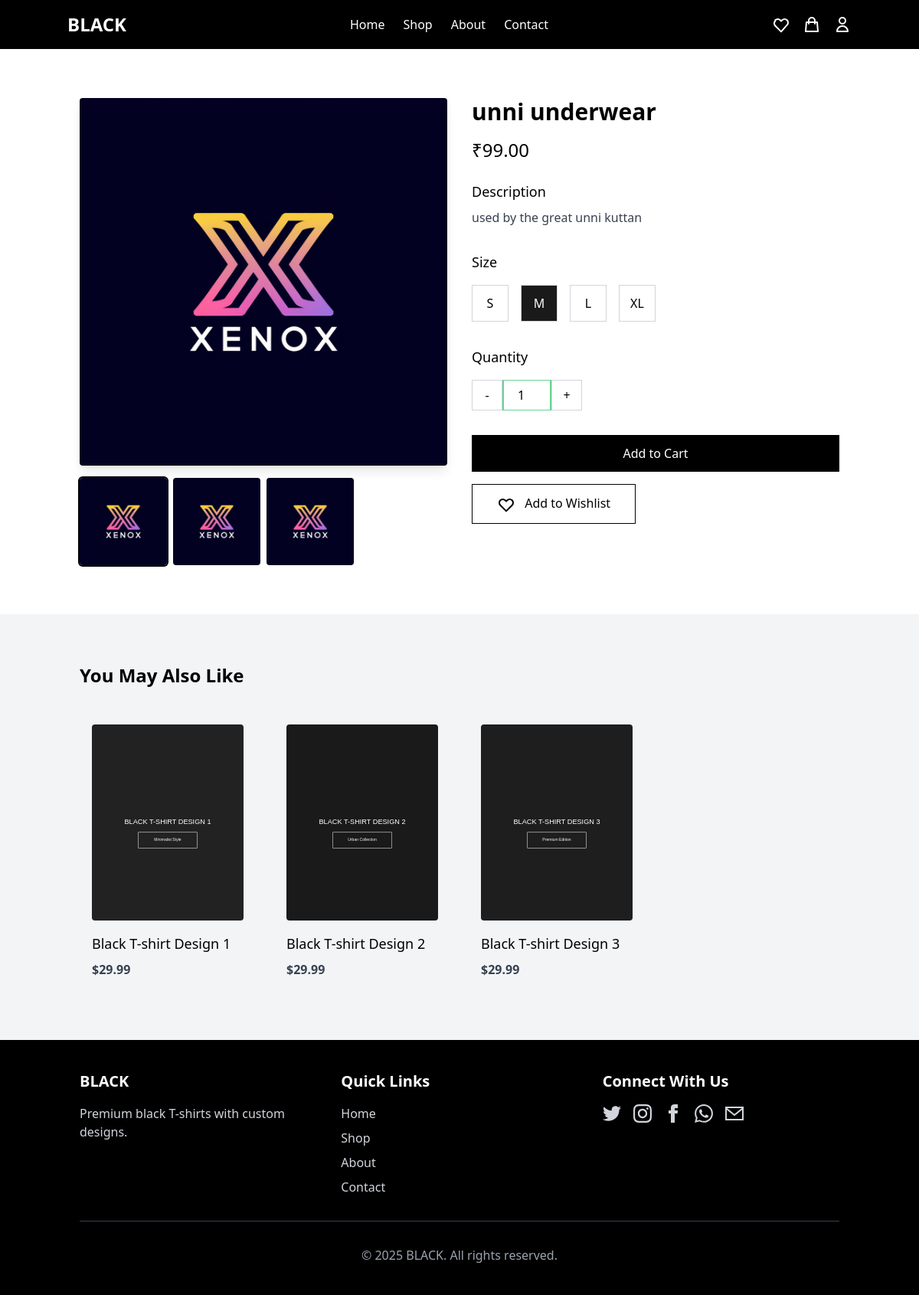
Page /products/3/ on the committed database.
### shop_products/models.py (models this page shows, shortened)
class ProductImage(models.Model):
    product = models.ForeignKey(Product, related_name='images', on_delete=models.CASCADE)
    image = models.ImageField(upload_to='products/')
    alt_text = models.CharField(max_length=100, blank=True)
    is_main = models.BooleanField(default=False)
    created_at = models.DateTimeField(auto_now_add=True)
    class Meta:
        ordering = ['is_main', 'created_at']

class Product(models.Model):
    name = models.CharField(max_length=100)
    price = models.DecimalField(max_digits=10, decimal_places=2)
    description = models.TextField()
    short_description = models.CharField(max_length=255, blank=True)
    is_featured = models.BooleanField(default=False)
    in_stock = models.BooleanField(default=True)
    created_at = models.DateTimeField(auto_now_add=True)
    updated_at = models.DateTimeField(auto_now=True)

### shop_products/views.py (the view)
# urls.py: path('<int:product_id>/', views.product_detail, name='product_detail'),
def product_detail(request, product_id):
    product = get_object_or_404(Product, id=product_id)
    in_wishlist = False
    if request.user.is_authenticated:
        in_wishlist = WishlistItem.objects.filter(user=request.user, product=product).exists()
    else:
        session_id = _get_or_create_session_id(request)
        in_wishlist = WishlistItem.objects.filter(session_id=session_id, product=product).exists()
    related_products = Product.objects.exclude(id=product_id)[:4]
    return render(request, 'shop_products/product_detail.html', {
        'product': product,
        'in_wishlist': in_wishlist,
        'related_products': related_products
    })

### shop_core/context_processors.py (called while the page is built, shortened)
def admin_stats(request):
    if not request.path.startswith('/admin/'):
        return {}

### shop_products/views.py (called while the page is built)
def _get_or_create_session_id(request):
    if not request.session.get('wishlist_id'):
        request.session['wishlist_id'] = str(uuid.uuid4())
    return request.session['wishlist_id']

### templates/shop_products/product_detail.html (shortened to what this page needs)
{% extends 'base.html' %}
{% load static %}
{% block content %}
<section class="py-16 bg-white">
    <div class="container mx-auto px-4">
        <div class="flex flex-col md:flex-row -mx-4">
            <div class="md:w-1/2 px-4 mb-8 md:mb-0" data-aos="fade-right">
                <div class="sticky top-24">
                    {% if product.images.exists %}
                    {% with main_image=product.images.first %}
                    <img src="{{ main_image.image.url }}" alt="{{ product.name }}" class="w-full h-auto object-cover shadow-lg rounded product-main-image">
                    {% endwith %}
                    {% if product.images.count > 1 %}
                    <div class="mt-4 grid grid-cols-4 gap-2">
                        {% for image in product.images.all %}
                        <div class="cursor-pointer hover:opacity-75 transition duration-300 {% if forloop.first %}ring-2 ring-black{% endif %} rounded">
                            <img src="{{ image.image.url }}" alt="{{ product.name }}" class="w-full h-auto object-cover rounded gallery-image">
                        </div>
                        {% endfor %}
                    </div>
                    {% endif %}
                    {% else %}
                    <img src="{% static 'images/product-1.jpg' %}" alt="{{ product.name }}" class="w-full h-auto object-cover shadow-lg rounded">
                    {% endif %}
                </div>
            </div>
            <div class="md:w-1/2 px-4" data-aos="fade-left">
                <h1 class="text-3xl font-bold mb-4 hero-text">{{ product.name }}</h1>
                <p class="text-2xl font-medium mb-6 hero-text">₹{{ product.price }}</p>
                <div class="mb-8" data-aos="fade-up" data-aos-delay="100">
                    <h2 class="text-lg font-medium mb-2">Description</h2>
                    <p class="text-gray-700">{{ product.description }}</p>
                </div>
                <form method="post" action="{% url 'shop_cart:add_to_cart' product.id %}" id="product-form">
                    <div class="mb-8" data-aos="fade-up" data-aos-delay="150">
                        <h2 class="text-lg font-medium mb-4">Size</h2>
                        <div class="flex space-x-4">
                            <label class="size-option">
                                <span class="w-12 h-12 border border-gray-300 flex items-center justify-center hover:bg-black hover:text-white transition duration-300 animated-btn cursor-pointer">S</span>
                            </label>
                            <label class="size-option">
                                <span class="w-12 h-12 border border-gray-300 flex items-center justify-center bg-black text-white transition duration-300 animated-btn cursor-pointer">M</span>
                            </label>
                            <label class="size-option">
                                <span class="w-12 h-12 border border-gray-300 flex items-center justify-center hover:bg-black hover:text-white transition duration-300 animated-btn cursor-pointer">L</span>
                            </label>
                            <label class="size-option">
                                <span class="w-12 h-12 border border-gray-300 flex items-center justify-center hover:bg-black hover:text-white transition duration-300 animated-btn cursor-pointer">XL</span>
                            </label>
                        </div>
                    </div>
                    <div class="mb-8" data-aos="fade-up" data-aos-delay="200">
                        <h2 class="text-lg font-medium mb-4">Quantity</h2>
                        <div class="flex items-center">
                            <button type="button" class="quantity-btn w-10 h-10 border border-gray-300 flex items-center justify-center animated-btn" data-action="decrease">-</button>
                            <input type="number" name="quantity" value="1" min="1" class="w-16 h-10 border-t border-b border-gray-300 text-center">
                            <button type="button" class="quantity-btn w-10 h-10 border border-gray-300 flex items-center justify-center animated-btn" data-action="increase">+</button>
                        </div>
                    </div>
                    <div class="flex space-x-4" data-aos="fade-up" data-aos-delay="300">
                        <button type="submit" class="bg-black text-white px-8 py-3 hover:bg-gray-800 transition duration-300 flex-grow animated-btn">Add to Cart</button>
                    </div>
                </form>
                <div class="mt-4" data-aos="fade-up" data-aos-delay="350">
                    {% if in_wishlist %}
                    <form method="post" action="{% url 'shop_products:remove_from_wishlist' product.id %}" class="inline">
                        {% csrf_token %}
                        <input type="hidden" name="next" value="{% url 'shop_products:product_detail' product.id %}">
                        <button type="submit" class="border border-black px-8 py-3 hover:bg-black hover:text-white transition duration-300 animated-btn">
                            <svg xmlns="http://www.w3.org/2000/svg" class="h-6 w-6" fill="currentColor" viewBox="0 0 24 24" stroke="currentColor">
                                <path stroke-linecap="round" stroke-linejoin="round" stroke-width="2" d="M4.318 6.318a4.5 4.5 0 000 6.364L12 20.364l7.682-7.682a4.5 4.5 0 00-6.364-6.364L12 7.636l-1.318-1.318a4.5 4.5 0 00-6.364 0z" />
                            </svg>
                            Remove from Wishlist
                        </button>
                    </form>
                    {% else %}
                    <form method="post" action="{% url 'shop_products:add_to_wishlist' product.id %}" class="inline">
                        <button type="submit" class="border border-black px-8 py-3 hover:bg-black hover:text-white transition duration-300 animated-btn">
                            Add to Wishlist
                        </button>
                    </form>
                    {% endif %}
                </div>
            </div>
        </div>
    </div>
</section>
<section class="py-16 bg-gray-100">
    <div class="container mx-auto px-4">
        <h2 class="text-2xl font-bold mb-8" data-aos="fade-up">You May Also Like</h2>
        <div class="grid grid-cols-1 md:grid-cols-2 lg:grid-cols-4 gap-6">
            {% for i in "123"|make_list %}
            <div class="group hover:shadow-lg transition-shadow duration-300 p-4 product-card" data-aos="fade-up" data-aos-delay="{{ forloop.counter|add:'100' }}">
                <div class="relative overflow-hidden mb-4">
                </div>
                <h3 class="text-lg font-medium mb-2">Black T-shirt Design {{ i }}</h3>
                <p class="text-gray-700 font-bold">$29.99</p>
            </div>
            {% endfor %}
        </div>
    </div>
</section>
{% endblock %}

### static/css/custom.css (style rules this page uses)
body { opacity: 0; transition: opacity 0.5s ease; }
body.loaded { opacity: 1; }
button, .btn, a.bg-black, button[type="submit"] { transition: transform 0.3s ease, box-shadow 0.3s ease, background-color 0.3s ease; position: relative; overflow: hidden; }
button::after, .btn::after, a.bg-black::after, button[type="submit"]::after { content: ''; position: absolute; top: 50%; left: 50%; width: 5px; height: 5px; background: rgba(255, 255, 255, 0.5); opacity: 0; border-radius: 100%; transform: scale(1, 1) translate(-50%); transform-origin: 50% 50%; }
input, select, textarea { transition: all 0.3s ease; border: 2px solid #e2e8f0; }
input:valid:not(:placeholder-shown) { border-color: #68d391; }
.product-card { transition: transform 0.4s ease, box-shadow 0.4s ease; overflow: hidden; }
.animated-btn { position: relative; overflow: hidden; z-index: 1; }
.animated-btn:after { content: ''; position: absolute; bottom: 0; left: 0; width: 100%; height: 100%; background-color: rgba(255, 255, 255, 0.1); z-index: -2; }
.animated-btn:before { content: ''; position: absolute; bottom: 0; left: 0; width: 0%; height: 100%; background-color: rgba(0, 0, 0, 0.1); transition: all .3s; z-index: -1; }

### static/css/responsive.css (style rules this page uses)
@media (min-width: 1025px) { .container { max-width: 1200px; } }

### rows in the picture
ProductImage: image (picture)
ProductImage: image (picture)
ProductImage: image (picture)
Product: name "unni underwear", price "99.00", description "used by the great unni kuttan"

### other values in the picture
{{ i }} "1" "2" "3"
